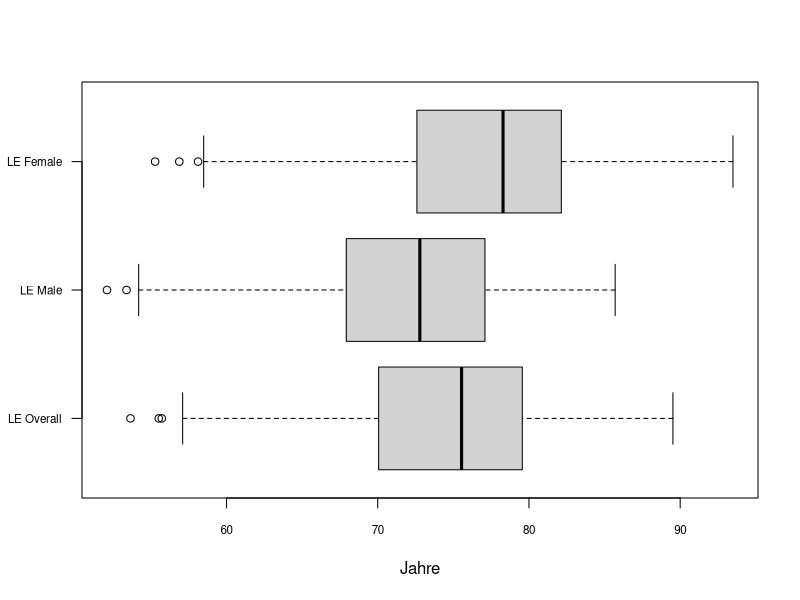
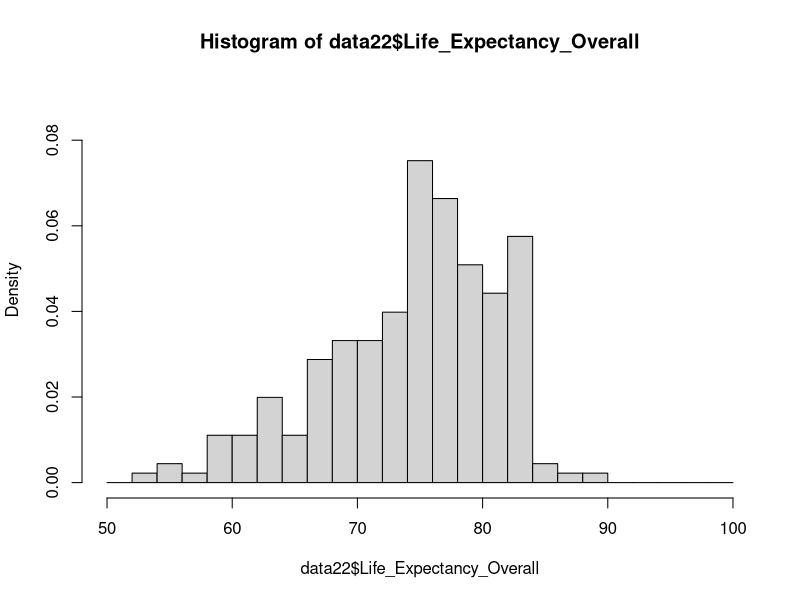
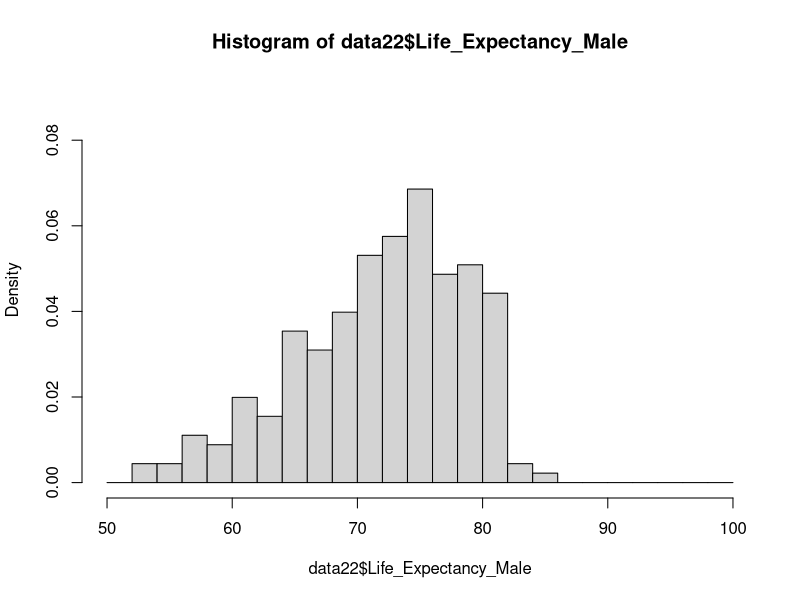
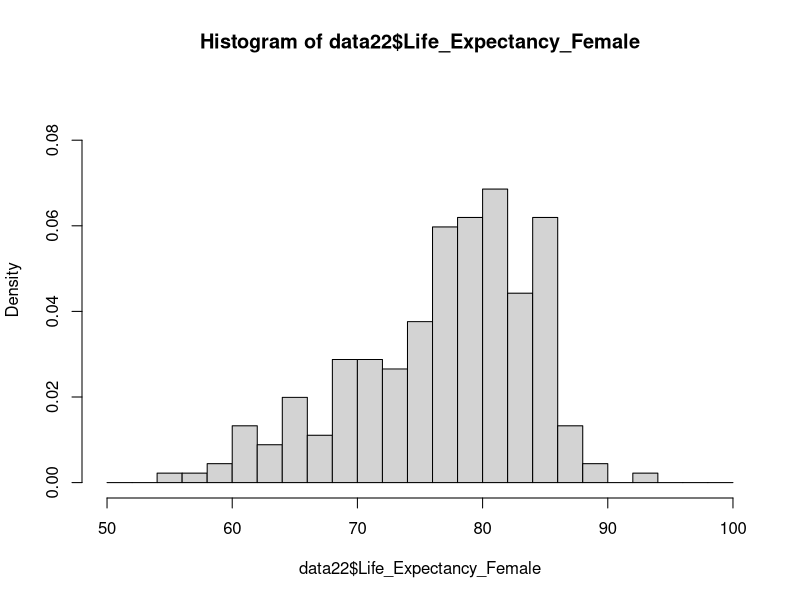
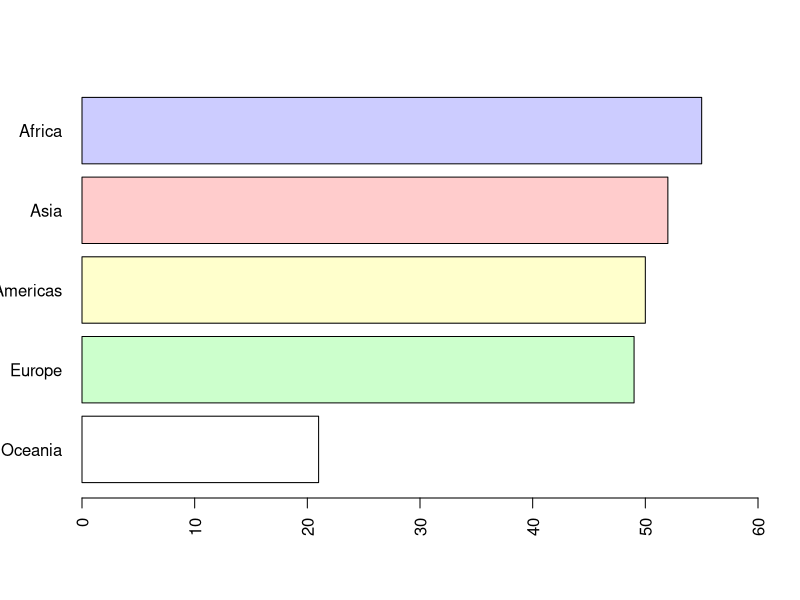
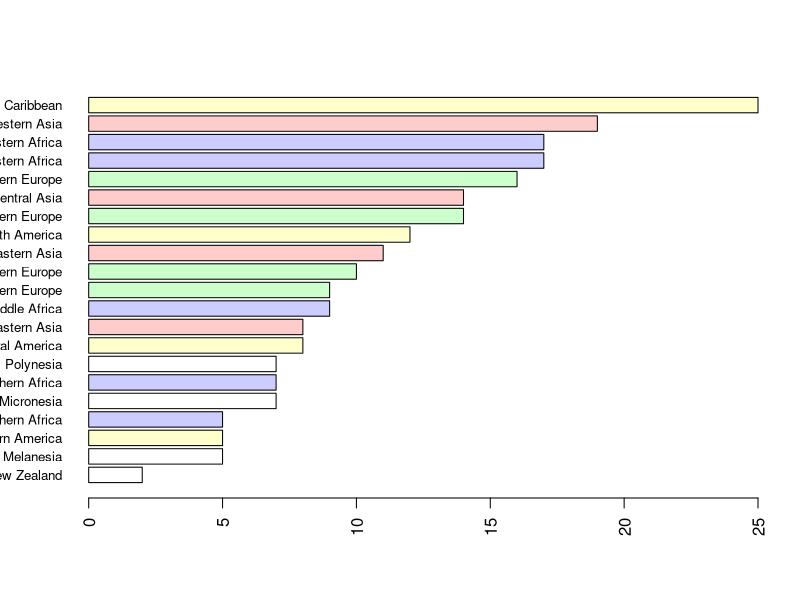
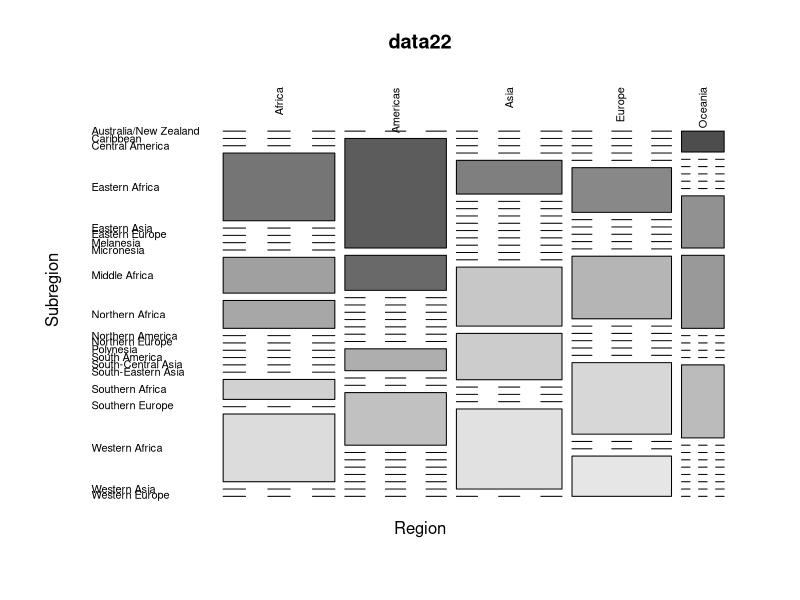
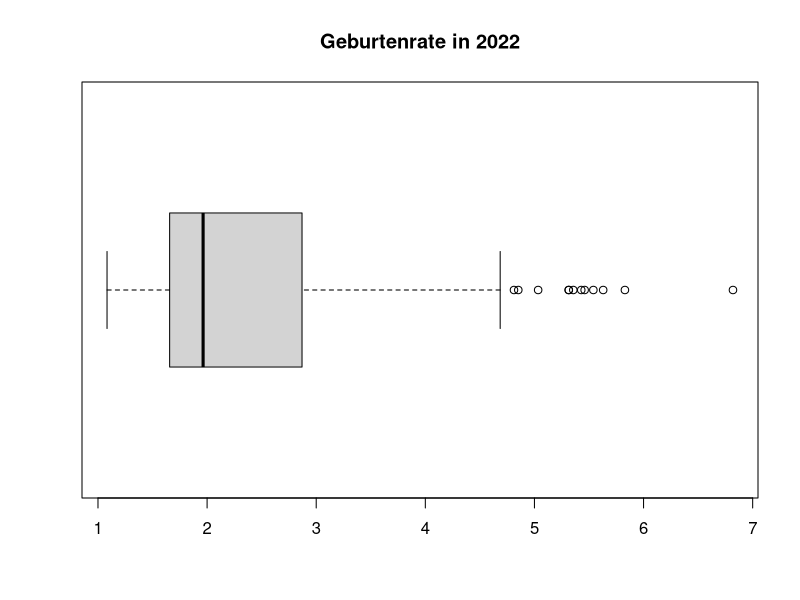

Reproduce these figures in R, in order.
# setwd("C:/Users/lisah/Documents/GitHub/fallstudien/Projekt 1")
data = read.csv("census_2022_2002.csv")
data22 = data[data$Year == 2022,]
data02 = data[data$Year == 2002,]
apply(data22, 2, unique)
library(scales)

# TODO big: Datensaetze cleanen, also NA entfernen, vorallem f?r 4
  # auch wichtig um korrekte Stichprobengroesse angeben zu koennen etc
# 1 - Haeufigkeitsverteilung
# Box-Plots der drei Lebenserwartung-Kennzahlen von 2022
boxplot(data22$Life_Expectancy_Overall, data22$Life_Expectancy_Male, data22$Life_Expectancy_Female, 
        names = c("LE Overall","LE Male","LE Female"), las = 1, cex.axis = 0.7,
        xlab = "Jahre", horizontal = T)

# Histogramm fuer die Lebenserwartungen 2022 einzeln
hist(data22$Life_Expectancy_Overall, breaks = seq(50,100,2), freq = F, xlim = c(50,100), ylim = c(0,0.09))
hist(data22$Life_Expectancy_Male, breaks = seq(50,100,2), freq = F, xlim = c(50,100), ylim = c(0,0.09))
hist(data22$Life_Expectancy_Female, breaks = seq(50,100,2), freq = F, xlim = c(50,100), ylim = c(0,0.09))

# maybe male female in einem hist

# Barplot der Regionen und Subregionen, absteigend sortiert
# dient dem Ueberblick ueber die Region-Einteilungen

# Idee: Farbschema erstellen, dass den Regionen Farben zuordnet und den Subregionen die Farbe ihrer Region
region_cols = alpha(c("Asia" = "red", "Europe" = "green", "Africa" = "blue", "Oceania" = NA, "Americas" = "yellow"),0.2)

RegionTable = sort(table(data22$Region), decreasing = F)
barplot(RegionTable, col = region_cols[names(RegionTable)], xlim = c(0,60), horiz = T, las = 2)

SubregionTable = sort(table(data22$Subregion), decreasing = F)
barplot(SubregionTable, col = region_cols[data22$Region[match(names(SubregionTable), data22$Subregion)]],
        las = 2, cex.names = 0.8, horiz = T)
  # col-Explanation: nimmt die Namen der Tables und ordnet sie den entsprechenden Regionen zu.
    # bei den Subregions wird anhand des DataFrames erst zugeordnet, welche Subregion welcher Region entspricht
# TODO: nur innerhalb den Regionen sortieren, nicht komplett

mosaicplot(~ Region + Subregion, data = data22, color = TRUE, las = 2)

# Geburtenrate
boxplot(data22$Total_Fertility_Rate, horizontal = T, main = "Geburtenrate in 2022")
hist(data22$Total_Fertility_Rate, breaks = 21, freq = F)

# 4 - Jahresvergleich

# prozentuale Veraenderung der Lebenserwartung in Abh. von der Geburtenrate in 2002
Life_Expectancy_Change = (data22$Life_Expectancy_Overall - data02$Life_Expectancy_Overall) / data02$Life_Expectancy_Overall
plot(data02$Total_Fertility_Rate, Life_Expectancy_Change)
plot(data02$Total_Fertility_Rate, data22$Life_Expectancy_Overall - data02$Life_Expectancy_Overall)

histcols = alpha(c("red","red",rep("green",22)),0.1)
hist(Life_Expectancy_Change, xlim = c(-0.1,0.5), breaks = 20, col = histcols)

# Lebenserwartung vorher vs nachher, unterteilt in Regionen
region_symb = c("Asia" = 16, "Europe" = 17, "Africa" = 18, "Oceania" = 20, "Americas" = 19)
plot(data02$Life_Expectancy_Overall,data22$Life_Expectancy_Overall,
     pch = region_symb[data02$Region], col = region_cols[data02$Region],
     xlim = c(40,90), ylim = c(40,90))
points(40:90, 40:90, type = "l", col = grey(0,0.3) )
legend("topleft", legend = c("Asia","Europe","Africa","Oceania","Americas"),
       pch = c(16,17,18,20,19), col = region_cols, cex = 0.5)
# alles ueber linie ist gestiegen, alles drunter gesunken. 
# man sieht wenig gesunken (auch siehe hist oben)
  # gar kein PLan ob das irgnen interpretativen Mehrwert hat

plot(data22$Total_Fertility_Rate,data22$Life_Expectancy_Overall)
plot(data02$Life_Expectancy_Overall,Life_Expectancy_Change, col = region_cols[data02$Region])

######################
tapply(data22$Life_Expectancy_Overall,data22$Region,mean, na.rm = T)

barplot( sort(
  tapply(data22$Life_Expectancy_Overall,data22$Subregion,median, na.rm = T)
), las = 2, cex.names = 0.4
)

min(data22$Life_Expectancy_Male, na.rm = T)

barplot(sort(table(data22$Region), decreasing = T))
barplot(sort(table(data22$Subregion), decreasing = T))
sum(table(data22$Subregion))
sum(table(data22$Region))

min(data02$Life_Expectancy_Overall, na.rm = T)

RegionTable
SubregionTable
